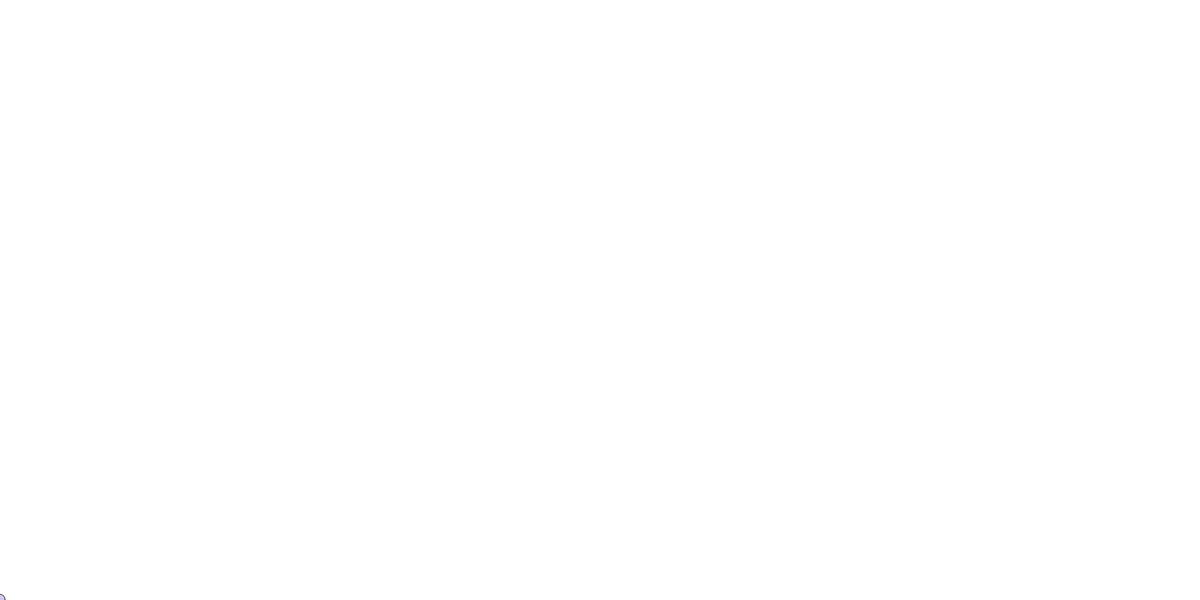
Frame 1 (no input)
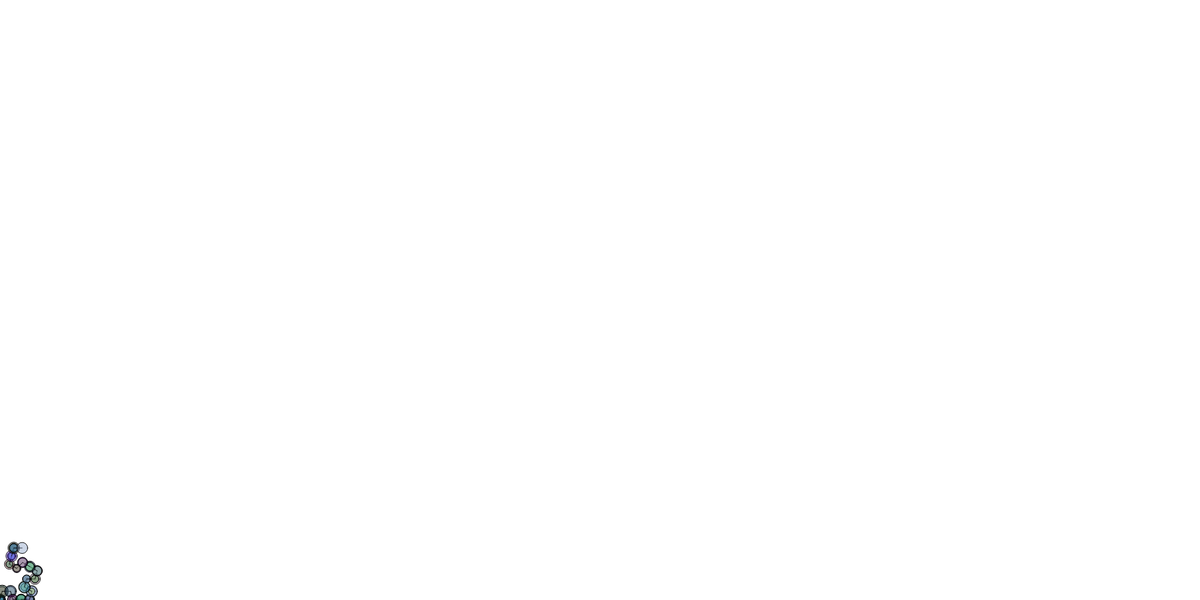
Frame 60 (no input)
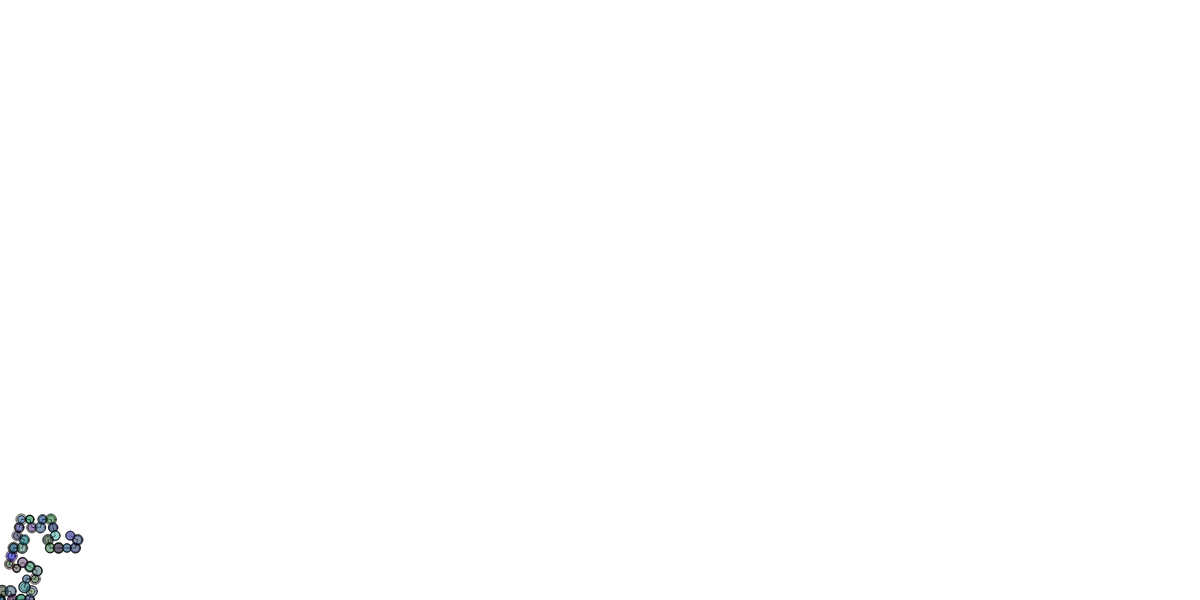
Frame 120 (the mouse pressed at the canvas centre since frame 60)

The p5.js sketch that drew these frames (run headless with seeded random() and noise() and a simulated clock; from frame 60 on, the mouse is pressed at the canvas centre):

// p5.js sketch
// ── sketch.js
// L-SYSTEMS:
// https://en.wikipedia.org/wiki/L-system
//
// this p5 sketch takes the turtle we created in the last
// project and *automates* the drawing based on a Lindenmayer
// (or L-) system.  L-systems are often used in procedural
// graphics to make natural, geometric, or interesting 'fractal-style'
// patterns.
//
// your tasks:
// (1) take a look at the L-system implemented here, and see if you 
// can expand upon it to do some automatic, cool, geometric drawing.
// use the turtle that you retooled from the previous sketch as the
// drawing engine.
// hint: google L-systems.  there are lots of them out there.
// another hint: you can use non-drawing symbols as symbolic 
// placeholders to create really complex patterns.

// TURTLE STUFF:
var x, y; // the current position of the turtle
var currentangle = 0; // which way the turtle is pointing
var step = 14; // how much the turtle moves with each 'F'
var angle = 75; // how much the turtle turns with a '-' or '+'

// LINDENMAYER STUFF (L-SYSTEMS)
var thestring = 'A'; // "axiom" or start of the string
var numloops = 5; // how many iterations of the L-system to pre-compute
var therules = []; // array for rules
therules[0] = ['A', '-BF+AFA+FB-']; // first rule
therules[1] = ['B', '+AF-BFB-FA+']; // second rule


var whereinstring = 0; // where in the L-system are we drawing right now?

// THIS RUNS WHEN WE HIT GO
function setup()
{
  createCanvas(2000, 1000); // this is the size of the window (I did it like this so that more of the design could be seen)
  background(255); // background to white
  stroke(0, 0, 0, 255); // draw in black
  
  // start the x and y position at lower-left corner
  x = 0;
  y = height-1;
  
  // COMPUTE THE L-SYSTEM
  for(var i = 0;i<numloops;i++) {
    thestring = lindenmayer(thestring); // do the stuff to make the string
  }
  //console.log(thestring); // comment this out if it's slowing you down
  
}

// DO THIS EVERY FRAME
function draw()
{
  
  // draw the current character in the string:
  drawIt(thestring.charAt(whereinstring)); 
  
  // increment the point for where we're reading the string.
  // wrap around at the end.
  whereinstring++;
  if(whereinstring>thestring.length-1) whereinstring = 0;

}

// interpret an L-system
function lindenmayer(s)
{
  var outputstring = ''; // start a blank output string
  
  // go through the string, doing rewriting as we go
  
  // iterate through 'therules' looking for symbol matches:
  for(var i=0;i<s.length;i++) // every symbol in 's'
  {
    var ismatch = 0; // by default, no match
    for(var j = 0;j<therules.length;j++) // every rule in 'therules'
    {
      if(s.charAt(i)==therules[j][0]) // MATCH!
      {
        outputstring+=therules[j][1]; // write substitution
        ismatch = 1; // we have a match, so don't copy over symbol
        break; // get outta this for() loop
      }
    }
    // if nothing matches in 'therules' array, just copy the symbol over.
    if(ismatch===0) outputstring+= s.charAt(i); 
  }
  
  return(outputstring); // send out the modified string
}

// this is a custom function that draws turtle commands
function drawIt(k)
{
  if(k=='F') // draw forward
  {
    // polar to cartesian transformation based on step and currentangle:
    var x1 = x + step*cos(radians(currentangle));
    var y1 = y + step*sin(radians(currentangle));
    line(x, y, x1, y1); // connect the old and the new
    // update the turtle's position:
    x = x1;
    y = y1;
  }
  else if(k=='+')
  {
   currentangle+=angle; // turn left
  }
  else if(k=='-')
  {
   currentangle-=angle; // turn right   
  }
   
  // DRAW EVERYTHING:

    // give me some random color values:
  var r = random(128, 0);
  var g = random(0, 192);
  var b = random(255, 5);
  var a = random(50, 100);

  // pick a gaussian (D&D) distribution for the radius:
  var radius = 0;
  radius+= random(3, 28);
  radius+= random(20, 15);
  radius+= random(10, 15);
  radius = radius/3;
  
  // draw the stuff:
  fill(r, g, b, a); // interior fill color
  ellipse(x, y, radius, radius); // circle that chases the mouse

}
